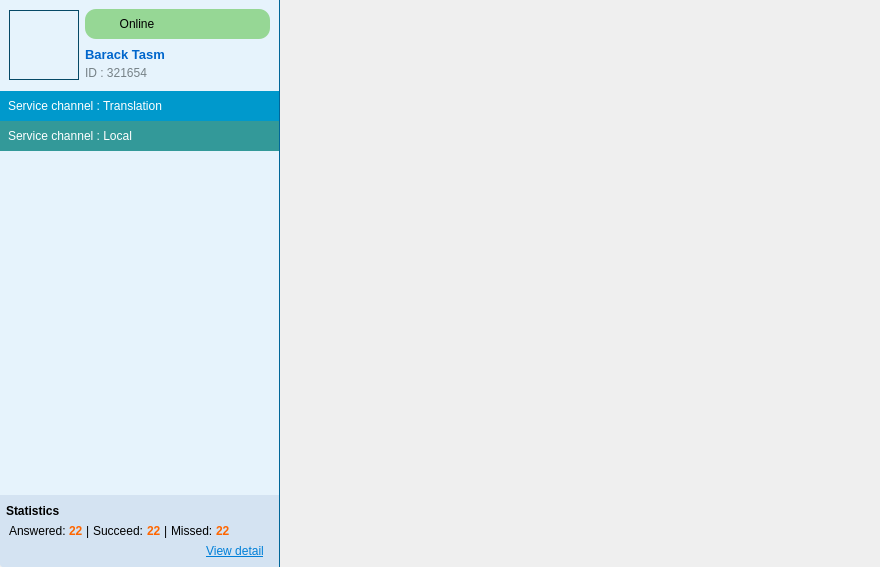
<?xml version="1.0" encoding="UTF-8"?>
<ui version="4.0">
 <class>ns::PageFrameWindow</class>
 <widget class="QWidget" name="ns::PageFrameWindow">
  <property name="geometry">
   <rect>
    <x>0</x>
    <y>0</y>
    <width>880</width>
    <height>567</height>
   </rect>
  </property>
  <property name="minimumSize">
   <size>
    <width>0</width>
    <height>0</height>
   </size>
  </property>
  <property name="maximumSize">
   <size>
    <width>16777215</width>
    <height>16777215</height>
   </size>
  </property>
  <property name="windowTitle">
   <string>YesPo Service Client</string>
  </property>
  <property name="styleSheet">
   <string notr="true">* {
	font-family: Verdana, &quot;宋体&quot;, Arial, Sans-serif, Segoe UI, Tahoma;
}

#widgetLeftPanel {
	border-right: 1px solid #006699;
	border-bottom-left-radius: 3px;
}

#widgetLeftPanel #widgetProfile {
	background: #E6F3FC;
}

#widgetLeftPanel #widgetProfile #widgetPhoto {
	border: 1px solid #064966;
}

#widgetLeftPanel #widgetProfile #widgetStatusPanel {
	border-radius: 11px;
	background: #96d795;
}

#widgetLeftPanel #widgetProfile #pushButtonStatusIcon {
	border: 0px;
	background-image: url(:/images/ui/status_ready.png);
	background-position: center center;
	background-repeat: none;
}

#widgetLeftPanel #widgetProfile #pushButtonStatus {
	padding-top: -1px;
	border: 0px;
	padding-left: -98px;
}

#widgetLeftPanel #widgetProfile #pushButtonStatus::menu-indicator {
	padding-right: 5px;
	image: url(:/images/ui/down_arrow.png);
	subcontrol-origin: padding;
	subcontrol-position: right;
	top: 1px;
}

#widgetLeftPanel #widgetProfile #pushButtonStatus::menu-indicator:hover {
	image: url(:/images/ui/down_arrow_hover.png);
}

#widgetLeftPanel #widgetProfile #pushButtonStatus::menu-indicator:pressed {
	image: url(:/images/ui/down_arrow_pressed.png);
	position: relative;
	top: 2px; 
}

#widgetLeftPanel #widgetProfile #labelDisplayName {
	font-size: 13px;
	font-weight: bold;
	color: #0066cc;
}

#widgetLeftPanel #widgetProfile #labelDisplayID {
	font-family: Arial;
	font-size: 12px;
	color: #768186;
}


#widgetRightPanel {
/*	border-right: 1px solid #57a3d3;*/
	border-bottom-right-radius: 3px;
}

#widgetRightPanel #stackedWidgetView {
	border-bottom-right-radius: 3px;
}

#widgetStatistics {
	background: #D4E3F2;
	/*border-top: 1px solid #eff4f7;*/
	border-bottom-left-radius: 3px;
}

#labelAnsweredValue,#labelSucceedValue,#labelMissedValue {
	font-weight: bold;
	color: #ff6600;
}

#widgetChannel{
	background-color: #E6F3FC;
}


#pushButtonHistoryDetail {
	border: 0px;
	color: #007FD8;
	text-decoration: underline;
	text-align: center;
}

#labelSummary {
	font-weight: bold;
	font-size: 12px;
}

#labelChannelTranslation {
	background: #0099CC;
	color: #FFFFFF;
	padding-left: 5px;
}

#labelChannelLocal {
	background: #339999;
	color: #FFFFFF;
	padding-left: 5px;
}

#scrollArea {
	border: 0px;
}
/* Tree Widget */</string>
  </property>
  <layout class="QHBoxLayout" name="horizontalLayout">
   <property name="spacing">
    <number>0</number>
   </property>
   <property name="margin">
    <number>0</number>
   </property>
   <item>
    <widget class="QWidget" name="widgetLeftPanel" native="true">
     <property name="minimumSize">
      <size>
       <width>280</width>
       <height>0</height>
      </size>
     </property>
     <property name="maximumSize">
      <size>
       <width>280</width>
       <height>16777215</height>
      </size>
     </property>
     <layout class="QVBoxLayout" name="verticalLayout_8">
      <property name="spacing">
       <number>0</number>
      </property>
      <property name="margin">
       <number>0</number>
      </property>
      <item>
       <widget class="QWidget" name="widgetProfile" native="true">
        <property name="minimumSize">
         <size>
          <width>0</width>
          <height>91</height>
         </size>
        </property>
        <property name="maximumSize">
         <size>
          <width>279</width>
          <height>91</height>
         </size>
        </property>
        <layout class="QHBoxLayout" name="horizontalLayout_3">
         <item>
          <widget class="QWidget" name="widgetPhoto" native="true">
           <property name="minimumSize">
            <size>
             <width>70</width>
             <height>70</height>
            </size>
           </property>
           <property name="maximumSize">
            <size>
             <width>70</width>
             <height>70</height>
            </size>
           </property>
           <layout class="QHBoxLayout" name="horizontalLayout_6">
            <property name="spacing">
             <number>0</number>
            </property>
            <property name="margin">
             <number>1</number>
            </property>
            <item>
             <widget class="ns::ElidedLabel" name="labelUserPhoto">
              <property name="minimumSize">
               <size>
                <width>68</width>
                <height>68</height>
               </size>
              </property>
              <property name="maximumSize">
               <size>
                <width>68</width>
                <height>68</height>
               </size>
              </property>
              <property name="cursor">
               <cursorShape>PointingHandCursor</cursorShape>
              </property>
              <property name="text">
               <string/>
              </property>
             </widget>
            </item>
           </layout>
          </widget>
         </item>
         <item>
          <layout class="QVBoxLayout" name="verticalLayout_5">
           <property name="spacing">
            <number>6</number>
           </property>
           <item>
            <widget class="QWidget" name="widgetStatusPanel" native="true">
             <property name="minimumSize">
              <size>
               <width>0</width>
               <height>30</height>
              </size>
             </property>
             <property name="maximumSize">
              <size>
               <width>16777215</width>
               <height>30</height>
              </size>
             </property>
             <layout class="QHBoxLayout" name="horizontalLayout_2">
              <property name="spacing">
               <number>0</number>
              </property>
              <property name="leftMargin">
               <number>6</number>
              </property>
              <property name="topMargin">
               <number>2</number>
              </property>
              <property name="rightMargin">
               <number>6</number>
              </property>
              <property name="bottomMargin">
               <number>0</number>
              </property>
              <item>
               <widget class="QPushButton" name="pushButtonStatusIcon">
                <property name="minimumSize">
                 <size>
                  <width>17</width>
                  <height>17</height>
                 </size>
                </property>
                <property name="maximumSize">
                 <size>
                  <width>17</width>
                  <height>17</height>
                 </size>
                </property>
                <property name="focusPolicy">
                 <enum>Qt::NoFocus</enum>
                </property>
                <property name="text">
                 <string/>
                </property>
               </widget>
              </item>
              <item>
               <widget class="QPushButton" name="pushButtonStatus">
                <property name="cursor">
                 <cursorShape>PointingHandCursor</cursorShape>
                </property>
                <property name="focusPolicy">
                 <enum>Qt::NoFocus</enum>
                </property>
                <property name="text">
                 <string>Online</string>
                </property>
               </widget>
              </item>
             </layout>
            </widget>
           </item>
           <item>
            <layout class="QVBoxLayout" name="verticalLayout_2">
             <property name="spacing">
              <number>1</number>
             </property>
             <item>
              <widget class="QLabel" name="labelDisplayName">
               <property name="text">
                <string>Barack Tasm</string>
               </property>
              </widget>
             </item>
             <item>
              <widget class="QLabel" name="labelDisplayID">
               <property name="text">
                <string>ID : 321654</string>
               </property>
              </widget>
             </item>
            </layout>
           </item>
          </layout>
         </item>
        </layout>
       </widget>
      </item>
      <item>
       <widget class="QScrollArea" name="scrollArea">
        <property name="maximumSize">
         <size>
          <width>279</width>
          <height>16777215</height>
         </size>
        </property>
        <property name="horizontalScrollBarPolicy">
         <enum>Qt::ScrollBarAlwaysOff</enum>
        </property>
        <property name="widgetResizable">
         <bool>true</bool>
        </property>
        <widget class="QWidget" name="scrollAreaWidgetContents_5">
         <property name="geometry">
          <rect>
           <x>0</x>
           <y>0</y>
           <width>279</width>
           <height>404</height>
          </rect>
         </property>
         <property name="maximumSize">
          <size>
           <width>16777215</width>
           <height>16777215</height>
          </size>
         </property>
         <property name="layoutDirection">
          <enum>Qt::LeftToRight</enum>
         </property>
         <layout class="QHBoxLayout" name="horizontalLayout_5">
          <property name="spacing">
           <number>0</number>
          </property>
          <property name="margin">
           <number>0</number>
          </property>
          <item>
           <widget class="QWidget" name="widgetChannel" native="true">
            <property name="maximumSize">
             <size>
              <width>16777215</width>
              <height>16777215</height>
             </size>
            </property>
            <layout class="QVBoxLayout" name="verticalLayout_3">
             <property name="spacing">
              <number>0</number>
             </property>
             <property name="margin">
              <number>0</number>
             </property>
             <item>
              <widget class="QWidget" name="widgetTranslation" native="true">
               <property name="minimumSize">
                <size>
                 <width>0</width>
                 <height>0</height>
                </size>
               </property>
               <property name="maximumSize">
                <size>
                 <width>16777215</width>
                 <height>16777215</height>
                </size>
               </property>
               <layout class="QVBoxLayout" name="verticalLayout_6">
                <property name="spacing">
                 <number>0</number>
                </property>
                <property name="margin">
                 <number>0</number>
                </property>
                <item>
                 <widget class="QLabel" name="labelChannelTranslation">
                  <property name="minimumSize">
                   <size>
                    <width>0</width>
                    <height>30</height>
                   </size>
                  </property>
                  <property name="maximumSize">
                   <size>
                    <width>16777215</width>
                    <height>30</height>
                   </size>
                  </property>
                  <property name="text">
                   <string>Service channel : Translation</string>
                  </property>
                 </widget>
                </item>
               </layout>
              </widget>
             </item>
             <item>
              <widget class="QWidget" name="widgetLocal" native="true">
               <property name="minimumSize">
                <size>
                 <width>0</width>
                 <height>0</height>
                </size>
               </property>
               <property name="maximumSize">
                <size>
                 <width>16777215</width>
                 <height>16777215</height>
                </size>
               </property>
               <layout class="QVBoxLayout" name="verticalLayout_7">
                <property name="spacing">
                 <number>0</number>
                </property>
                <property name="margin">
                 <number>0</number>
                </property>
                <item>
                 <widget class="QLabel" name="labelChannelLocal">
                  <property name="minimumSize">
                   <size>
                    <width>0</width>
                    <height>30</height>
                   </size>
                  </property>
                  <property name="maximumSize">
                   <size>
                    <width>16777215</width>
                    <height>30</height>
                   </size>
                  </property>
                  <property name="text">
                   <string>Service channel : Local</string>
                  </property>
                 </widget>
                </item>
                <item>
                 <spacer name="verticalSpacer">
                  <property name="orientation">
                   <enum>Qt::Vertical</enum>
                  </property>
                  <property name="sizeHint" stdset="0">
                   <size>
                    <width>20</width>
                    <height>40</height>
                   </size>
                  </property>
                 </spacer>
                </item>
               </layout>
              </widget>
             </item>
            </layout>
            <zorder>widgetLocal</zorder>
            <zorder>widgetTranslation</zorder>
           </widget>
          </item>
         </layout>
        </widget>
       </widget>
      </item>
      <item>
       <widget class="QWidget" name="widgetStatistics" native="true">
        <property name="minimumSize">
         <size>
          <width>0</width>
          <height>72</height>
         </size>
        </property>
        <property name="maximumSize">
         <size>
          <width>279</width>
          <height>72</height>
         </size>
        </property>
        <layout class="QVBoxLayout" name="verticalLayout">
         <property name="leftMargin">
          <number>6</number>
         </property>
         <item>
          <widget class="QLabel" name="labelSummary">
           <property name="text">
            <string>Statistics</string>
           </property>
           <property name="scaledContents">
            <bool>true</bool>
           </property>
          </widget>
         </item>
         <item>
          <layout class="QHBoxLayout" name="horizontalLayout_4">
           <property name="spacing">
            <number>3</number>
           </property>
           <property name="leftMargin">
            <number>3</number>
           </property>
           <item>
            <widget class="QLabel" name="labelAnswered">
             <property name="text">
              <string>Answered:</string>
             </property>
             <property name="scaledContents">
              <bool>true</bool>
             </property>
            </widget>
           </item>
           <item>
            <widget class="QLabel" name="labelAnsweredValue">
             <property name="text">
              <string>22</string>
             </property>
             <property name="scaledContents">
              <bool>true</bool>
             </property>
            </widget>
           </item>
           <item>
            <widget class="QLabel" name="labelSplitterFir">
             <property name="text">
              <string>|</string>
             </property>
            </widget>
           </item>
           <item>
            <widget class="QLabel" name="labelSucceed">
             <property name="text">
              <string>Succeed:</string>
             </property>
             <property name="scaledContents">
              <bool>true</bool>
             </property>
            </widget>
           </item>
           <item>
            <widget class="QLabel" name="labelSucceedValue">
             <property name="text">
              <string>22</string>
             </property>
             <property name="scaledContents">
              <bool>true</bool>
             </property>
            </widget>
           </item>
           <item>
            <widget class="QLabel" name="labelSplitterSec">
             <property name="text">
              <string>|</string>
             </property>
            </widget>
           </item>
           <item>
            <widget class="QLabel" name="labelMissed">
             <property name="text">
              <string>Missed:</string>
             </property>
             <property name="scaledContents">
              <bool>true</bool>
             </property>
            </widget>
           </item>
           <item>
            <widget class="QLabel" name="labelMissedValue">
             <property name="text">
              <string>22</string>
             </property>
             <property name="scaledContents">
              <bool>true</bool>
             </property>
            </widget>
           </item>
           <item>
            <spacer name="horizontalSpacer_2">
             <property name="orientation">
              <enum>Qt::Horizontal</enum>
             </property>
             <property name="sizeHint" stdset="0">
              <size>
               <width>40</width>
               <height>20</height>
              </size>
             </property>
            </spacer>
           </item>
          </layout>
         </item>
         <item>
          <layout class="QHBoxLayout" name="horizontalLayout_7">
           <item>
            <spacer name="horizontalSpacer">
             <property name="orientation">
              <enum>Qt::Horizontal</enum>
             </property>
             <property name="sizeHint" stdset="0">
              <size>
               <width>40</width>
               <height>20</height>
              </size>
             </property>
            </spacer>
           </item>
           <item>
            <widget class="QPushButton" name="pushButtonHistoryDetail">
             <property name="minimumSize">
              <size>
               <width>70</width>
               <height>0</height>
              </size>
             </property>
             <property name="maximumSize">
              <size>
               <width>70</width>
               <height>16777215</height>
              </size>
             </property>
             <property name="cursor">
              <cursorShape>PointingHandCursor</cursorShape>
             </property>
             <property name="focusPolicy">
              <enum>Qt::NoFocus</enum>
             </property>
             <property name="text">
              <string>View detail</string>
             </property>
            </widget>
           </item>
          </layout>
         </item>
        </layout>
       </widget>
      </item>
     </layout>
    </widget>
   </item>
   <item>
    <widget class="QWidget" name="widgetRightPanel" native="true">
     <property name="minimumSize">
      <size>
       <width>600</width>
       <height>0</height>
      </size>
     </property>
     <property name="maximumSize">
      <size>
       <width>600</width>
       <height>16777215</height>
      </size>
     </property>
     <layout class="QVBoxLayout" name="verticalLayout_4">
      <property name="spacing">
       <number>0</number>
      </property>
      <property name="margin">
       <number>0</number>
      </property>
      <item>
       <widget class="QStackedWidget" name="stackedWidgetView">
        <property name="minimumSize">
         <size>
          <width>0</width>
          <height>0</height>
         </size>
        </property>
        <property name="maximumSize">
         <size>
          <width>16777215</width>
          <height>16777215</height>
         </size>
        </property>
        <property name="currentIndex">
         <number>2</number>
        </property>
        <widget class="ns::ViewIdle" name="viewIdle"/>
        <widget class="ns::ViewRecentDetail" name="viewRecentDetail"/>
        <widget class="ns::ViewContact" name="viewContact"/>
        <widget class="ns::ViewProfile" name="viewProfile"/>
        <widget class="ns::ViewIncomingCall" name="viewIncomingCall"/>
       </widget>
      </item>
     </layout>
    </widget>
   </item>
  </layout>
  <action name="actionAll">
   <property name="checkable">
    <bool>true</bool>
   </property>
   <property name="text">
    <string>All</string>
   </property>
  </action>
  <action name="actionMissed">
   <property name="checkable">
    <bool>true</bool>
   </property>
   <property name="text">
    <string>Missed</string>
   </property>
  </action>
  <action name="actionOnline">
   <property name="checkable">
    <bool>true</bool>
   </property>
   <property name="icon">
    <iconset resource="translator.qrc">
     <normaloff>:/images/ui/status_ready.png</normaloff>:/images/ui/status_ready.png</iconset>
   </property>
   <property name="text">
    <string>Online</string>
   </property>
  </action>
  <action name="actionOffline">
   <property name="checkable">
    <bool>true</bool>
   </property>
   <property name="icon">
    <iconset resource="translator.qrc">
     <normaloff>:/images/ui/status_offline.png</normaloff>:/images/ui/status_offline.png</iconset>
   </property>
   <property name="text">
    <string>Offline</string>
   </property>
  </action>
  <action name="actionAnswered">
   <property name="checkable">
    <bool>true</bool>
   </property>
   <property name="text">
    <string>Answered</string>
   </property>
  </action>
 </widget>
 <customwidgets>
  <customwidget>
   <class>ns::ElidedLabel</class>
   <extends>QLabel</extends>
   <header>elidedlabel.h</header>
  </customwidget>
  <customwidget>
   <class>ns::ViewIdle</class>
   <extends>QWidget</extends>
   <header>viewidle.h</header>
   <container>1</container>
  </customwidget>
  <customwidget>
   <class>ns::ViewRecentDetail</class>
   <extends>QWidget</extends>
   <header>viewrecentdetail.h</header>
   <container>1</container>
  </customwidget>
  <customwidget>
   <class>ns::ViewContact</class>
   <extends>QWidget</extends>
   <header>viewcontact.h</header>
   <container>1</container>
  </customwidget>
  <customwidget>
   <class>ns::ViewProfile</class>
   <extends>QWidget</extends>
   <header>viewprofile.h</header>
   <container>1</container>
  </customwidget>
  <customwidget>
   <class>ns::ViewIncomingCall</class>
   <extends>QWidget</extends>
   <header>viewincomingcall.h</header>
   <container>1</container>
  </customwidget>
 </customwidgets>
 <resources>
  <include location="translator.qrc"/>
 </resources>
 <connections/>
</ui>
